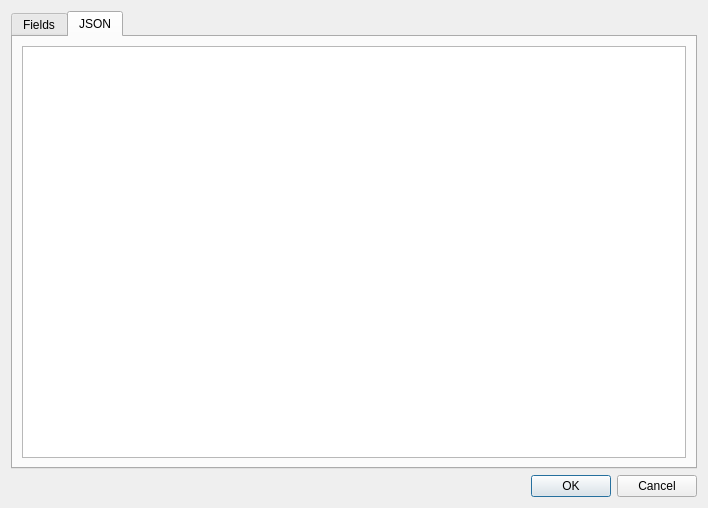
<?xml version="1.0" encoding="UTF-8"?>
<ui version="4.0">
 <class>AddEditMapping</class>
 <widget class="QDialog" name="AddEditMapping">
  <property name="geometry">
   <rect>
    <x>0</x>
    <y>0</y>
    <width>708</width>
    <height>508</height>
   </rect>
  </property>
  <property name="windowTitle">
   <string>Dialog</string>
  </property>
  <layout class="QGridLayout" name="gridLayout">
   <item row="1" column="0">
    <widget class="QDialogButtonBox" name="buttonBox">
     <property name="orientation">
      <enum>Qt::Horizontal</enum>
     </property>
     <property name="standardButtons">
      <set>QDialogButtonBox::Cancel|QDialogButtonBox::Ok</set>
     </property>
    </widget>
   </item>
   <item row="0" column="0">
    <widget class="QTabWidget" name="tabWidget">
     <property name="currentIndex">
      <number>1</number>
     </property>
     <widget class="QWidget" name="tab">
      <attribute name="title">
       <string>Fields</string>
      </attribute>
     </widget>
     <widget class="QWidget" name="tab_2">
      <attribute name="title">
       <string>JSON</string>
      </attribute>
      <layout class="QGridLayout" name="gridLayout_2">
       <item row="0" column="0">
        <widget class="QTextEdit" name="json"/>
       </item>
      </layout>
     </widget>
    </widget>
   </item>
  </layout>
 </widget>
 <resources/>
 <connections>
  <connection>
   <sender>buttonBox</sender>
   <signal>accepted()</signal>
   <receiver>AddEditMapping</receiver>
   <slot>accept()</slot>
   <hints>
    <hint type="sourcelabel">
     <x>248</x>
     <y>254</y>
    </hint>
    <hint type="destinationlabel">
     <x>157</x>
     <y>274</y>
    </hint>
   </hints>
  </connection>
  <connection>
   <sender>buttonBox</sender>
   <signal>rejected()</signal>
   <receiver>AddEditMapping</receiver>
   <slot>reject()</slot>
   <hints>
    <hint type="sourcelabel">
     <x>316</x>
     <y>260</y>
    </hint>
    <hint type="destinationlabel">
     <x>286</x>
     <y>274</y>
    </hint>
   </hints>
  </connection>
 </connections>
</ui>
